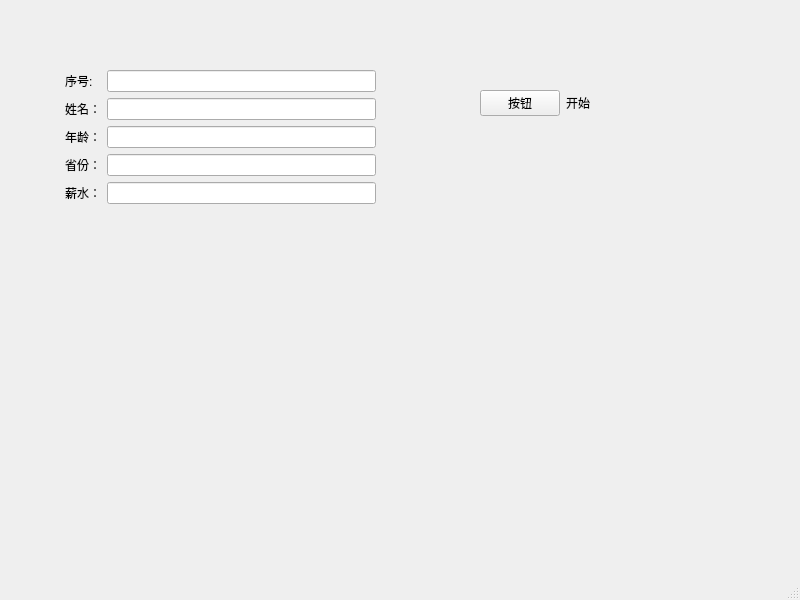
<?xml version="1.0" encoding="UTF-8"?>
<ui version="4.0">
 <class>MainWindow</class>
 <widget class="QMainWindow" name="MainWindow">
  <property name="geometry">
   <rect>
    <x>0</x>
    <y>0</y>
    <width>800</width>
    <height>600</height>
   </rect>
  </property>
  <property name="windowTitle">
   <string>MainWindow</string>
  </property>
  <widget class="QWidget" name="centralwidget">
   <widget class="QWidget" name="formLayoutWidget">
    <property name="geometry">
     <rect>
      <x>480</x>
      <y>90</y>
      <width>242</width>
      <height>80</height>
     </rect>
    </property>
    <layout class="QFormLayout" name="formLayout_2">
     <item row="0" column="0">
      <widget class="QPushButton" name="pushButton">
       <property name="text">
        <string>按钮</string>
       </property>
      </widget>
     </item>
     <item row="0" column="1">
      <widget class="QLabel" name="label_6">
       <property name="text">
        <string>开始</string>
       </property>
      </widget>
     </item>
    </layout>
   </widget>
   <widget class="QWidget" name="">
    <property name="geometry">
     <rect>
      <x>65</x>
      <y>70</y>
      <width>311</width>
      <height>241</height>
     </rect>
    </property>
    <layout class="QFormLayout" name="formLayout">
     <item row="0" column="0">
      <widget class="QLabel" name="label">
       <property name="text">
        <string>序号:</string>
       </property>
      </widget>
     </item>
     <item row="0" column="1">
      <widget class="QLineEdit" name="lineEdit"/>
     </item>
     <item row="1" column="0">
      <widget class="QLabel" name="label_2">
       <property name="text">
        <string>姓名：</string>
       </property>
      </widget>
     </item>
     <item row="1" column="1">
      <widget class="QLineEdit" name="lineEdit_2"/>
     </item>
     <item row="2" column="0">
      <widget class="QLabel" name="label_3">
       <property name="text">
        <string>年龄：</string>
       </property>
      </widget>
     </item>
     <item row="2" column="1">
      <widget class="QLineEdit" name="lineEdit_3"/>
     </item>
     <item row="3" column="0">
      <widget class="QLabel" name="label_4">
       <property name="text">
        <string>省份：</string>
       </property>
      </widget>
     </item>
     <item row="3" column="1">
      <widget class="QLineEdit" name="lineEdit_4"/>
     </item>
     <item row="4" column="0">
      <widget class="QLabel" name="label_5">
       <property name="text">
        <string>薪水：</string>
       </property>
      </widget>
     </item>
     <item row="4" column="1">
      <widget class="QLineEdit" name="lineEdit_5"/>
     </item>
    </layout>
   </widget>
  </widget>
  <widget class="QMenuBar" name="menubar">
   <property name="geometry">
    <rect>
     <x>0</x>
     <y>0</y>
     <width>800</width>
     <height>34</height>
    </rect>
   </property>
  </widget>
  <widget class="QStatusBar" name="statusbar"/>
 </widget>
 <resources/>
 <connections/>
</ui>
